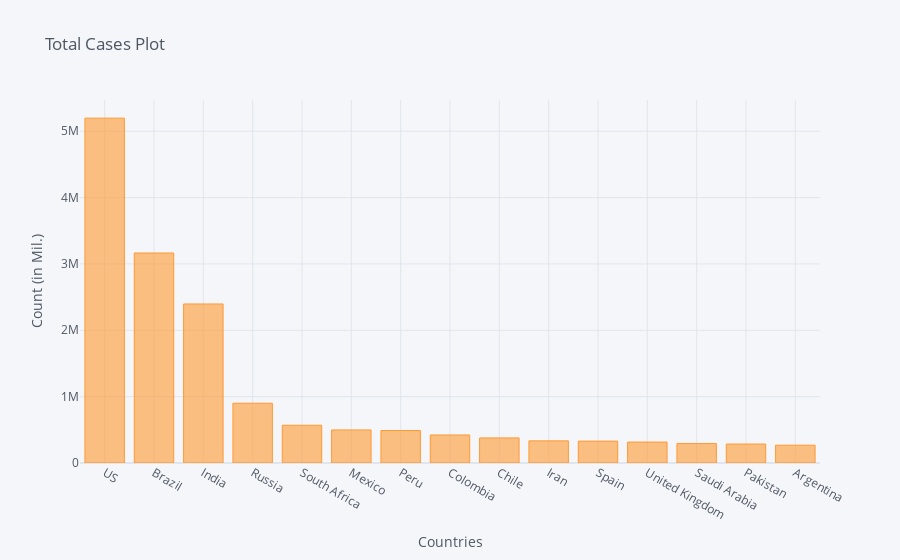

This figure's notebook cell:
### Code cell
corona_dframe_agg_plot.iplot(kind='bar', x='Country/Region', y='8/12/20',
                             title='Total Cases Plot',xTitle='Countries',yTitle='Count (in Mil.)')

### Figure 1 — Plotly figure (JSON) as saved in the notebook; plotly's stock layout.template omitted (floating-point values rounded to 4 significant figures)
{"data": [{"marker": {"color": "rgba(255, 153, 51, 0.6)", "line": {"color": "rgba(255, 153, 51, 1.0)", "width": 1}}, "name": "8/12/20", "orientation": "v", "text": "", "type": "bar", "x": ["US", "Brazil", "India", "Russia", "South Africa", "Mexico", "Peru", "Colombia", "Chile", "Iran", "Spain", "United Kingdom", "Saudi Arabia", "Pakistan", "Argentina"], "y": [5197118, 3164785, 2396637, 900745, 568919, 498380, 489680, 422519, 378168, 333699, 329784, 315581, 293037, 285921, 268574]}], "layout": {"legend": {"bgcolor": "#F5F6F9", "font": {"color": "#4D5663"}}, "paper_bgcolor": "#F5F6F9", "plot_bgcolor": "#F5F6F9", "title": {"font": {"color": "#4D5663"}, "text": "Total Cases Plot"}, "xaxis": {"gridcolor": "#E1E5ED", "showgrid": true, "tickfont": {"color": "#4D5663"}, "title": {"font": {"color": "#4D5663"}, "text": "Countries"}, "zerolinecolor": "#E1E5ED"}, "yaxis": {"gridcolor": "#E1E5ED", "showgrid": true, "tickfont": {"color": "#4D5663"}, "title": {"font": {"color": "#4D5663"}, "text": "Count (in Mil.)"}, "zerolinecolor": "#E1E5ED"}}}
